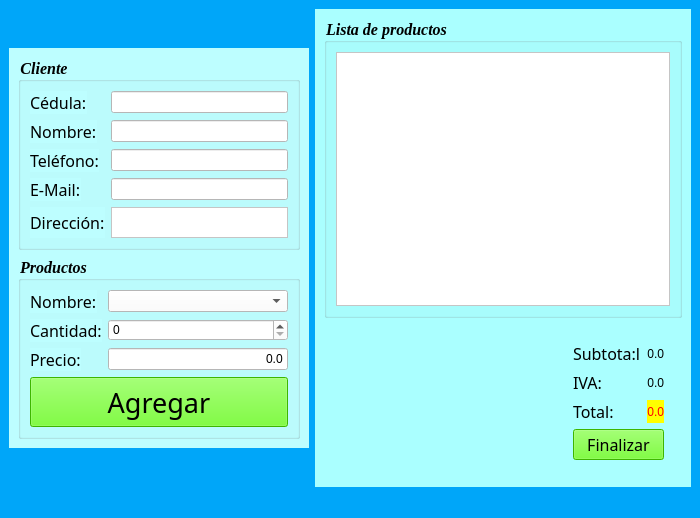
<?xml version="1.0" encoding="UTF-8"?>
<ui version="4.0">
 <class>Tienda</class>
 <widget class="QMainWindow" name="Tienda">
  <property name="geometry">
   <rect>
    <x>0</x>
    <y>0</y>
    <width>700</width>
    <height>518</height>
   </rect>
  </property>
  <property name="windowTitle">
   <string>Tienda</string>
  </property>
  <property name="windowIcon">
   <iconset>
    <normaloff>../../tienda.png</normaloff>../../tienda.png</iconset>
  </property>
  <property name="styleSheet">
   <string notr="true">background-color: rgb(0, 166, 249);</string>
  </property>
  <widget class="QWidget" name="centralwidget">
   <layout class="QHBoxLayout" name="horizontalLayout_3">
    <item>
     <widget class="QWidget" name="widget" native="true">
      <property name="minimumSize">
       <size>
        <width>200</width>
        <height>0</height>
       </size>
      </property>
      <property name="maximumSize">
       <size>
        <width>300</width>
        <height>400</height>
       </size>
      </property>
      <property name="styleSheet">
       <string notr="true">background-color: rgb(189, 254, 255);</string>
      </property>
      <layout class="QVBoxLayout" name="verticalLayout_3">
       <item>
        <widget class="QGroupBox" name="groupBox_2">
         <property name="font">
          <font>
           <family>Times New Roman</family>
           <pointsize>12</pointsize>
           <weight>75</weight>
           <italic>true</italic>
           <bold>true</bold>
          </font>
         </property>
         <property name="title">
          <string>Cliente</string>
         </property>
         <layout class="QFormLayout" name="formLayout_3">
          <item row="0" column="0">
           <widget class="QLabel" name="label_7">
            <property name="font">
             <font>
              <family>Britannic Bold</family>
              <pointsize>12</pointsize>
              <weight>50</weight>
              <bold>false</bold>
             </font>
            </property>
            <property name="text">
             <string>Cédula:</string>
            </property>
           </widget>
          </item>
          <item row="0" column="1">
           <widget class="QLineEdit" name="inCedula">
            <property name="styleSheet">
             <string notr="true">background-color: rgb(255, 255, 255);</string>
            </property>
           </widget>
          </item>
          <item row="1" column="0">
           <widget class="QLabel" name="label_10">
            <property name="font">
             <font>
              <family>Britannic Bold</family>
              <pointsize>12</pointsize>
              <weight>50</weight>
              <bold>false</bold>
             </font>
            </property>
            <property name="text">
             <string>Nombre:</string>
            </property>
           </widget>
          </item>
          <item row="1" column="1">
           <widget class="QLineEdit" name="inNombre">
            <property name="styleSheet">
             <string notr="true">background-color: rgb(255, 255, 255);</string>
            </property>
           </widget>
          </item>
          <item row="2" column="0">
           <widget class="QLabel" name="label_8">
            <property name="font">
             <font>
              <family>Britannic Bold</family>
              <pointsize>12</pointsize>
              <weight>50</weight>
              <bold>false</bold>
             </font>
            </property>
            <property name="text">
             <string>Teléfono:</string>
            </property>
           </widget>
          </item>
          <item row="2" column="1">
           <widget class="QLineEdit" name="inTelefono">
            <property name="styleSheet">
             <string notr="true">background-color: rgb(255, 255, 255);</string>
            </property>
           </widget>
          </item>
          <item row="3" column="0">
           <widget class="QLabel" name="label_9">
            <property name="font">
             <font>
              <family>Britannic Bold</family>
              <pointsize>12</pointsize>
              <weight>50</weight>
              <bold>false</bold>
             </font>
            </property>
            <property name="text">
             <string>E-Mail:</string>
            </property>
           </widget>
          </item>
          <item row="3" column="1">
           <widget class="QLineEdit" name="inEmail">
            <property name="styleSheet">
             <string notr="true">background-color: rgb(255, 255, 255);</string>
            </property>
           </widget>
          </item>
          <item row="4" column="0">
           <widget class="QLabel" name="label_11">
            <property name="font">
             <font>
              <family>Britannic Bold</family>
              <pointsize>12</pointsize>
              <weight>50</weight>
              <bold>false</bold>
             </font>
            </property>
            <property name="text">
             <string>Dirección:</string>
            </property>
           </widget>
          </item>
          <item row="4" column="1">
           <widget class="QTextEdit" name="inDireccion">
            <property name="styleSheet">
             <string notr="true">background-color: rgb(255, 255, 255);</string>
            </property>
           </widget>
          </item>
         </layout>
        </widget>
       </item>
       <item>
        <widget class="QGroupBox" name="groupBox_3">
         <property name="font">
          <font>
           <family>Times New Roman</family>
           <pointsize>12</pointsize>
           <weight>75</weight>
           <italic>true</italic>
           <bold>true</bold>
          </font>
         </property>
         <property name="title">
          <string>Productos</string>
         </property>
         <layout class="QFormLayout" name="formLayout_2">
          <item row="0" column="0">
           <widget class="QLabel" name="label_12">
            <property name="font">
             <font>
              <family>Britannic Bold</family>
              <pointsize>12</pointsize>
              <weight>50</weight>
              <bold>false</bold>
             </font>
            </property>
            <property name="text">
             <string>Nombre:</string>
            </property>
           </widget>
          </item>
          <item row="0" column="1">
           <widget class="QComboBox" name="inProducto">
            <property name="styleSheet">
             <string notr="true">background-color: rgb(255, 255, 255);</string>
            </property>
           </widget>
          </item>
          <item row="1" column="0">
           <widget class="QLabel" name="label_13">
            <property name="font">
             <font>
              <family>Britannic Bold</family>
              <pointsize>12</pointsize>
              <weight>50</weight>
              <bold>false</bold>
             </font>
            </property>
            <property name="text">
             <string>Cantidad:</string>
            </property>
           </widget>
          </item>
          <item row="1" column="1">
           <widget class="QSpinBox" name="inCantidad">
            <property name="styleSheet">
             <string notr="true">background-color: rgb(255, 255, 255);</string>
            </property>
           </widget>
          </item>
          <item row="2" column="0">
           <widget class="QLabel" name="label_14">
            <property name="font">
             <font>
              <family>Britannic Bold</family>
              <pointsize>12</pointsize>
              <weight>50</weight>
              <bold>false</bold>
             </font>
            </property>
            <property name="text">
             <string>Precio:</string>
            </property>
           </widget>
          </item>
          <item row="3" column="0" colspan="2">
           <widget class="QPushButton" name="cmdAgregar">
            <property name="minimumSize">
             <size>
              <width>0</width>
              <height>50</height>
             </size>
            </property>
            <property name="font">
             <font>
              <family>Segoe Print</family>
              <pointsize>20</pointsize>
             </font>
            </property>
            <property name="styleSheet">
             <string notr="true">background-color: rgb(85, 255, 0);</string>
            </property>
            <property name="text">
             <string>Agregar</string>
            </property>
           </widget>
          </item>
          <item row="2" column="1">
           <widget class="QLineEdit" name="outPrecio">
            <property name="styleSheet">
             <string notr="true">background-color: rgb(255, 255, 255);</string>
            </property>
            <property name="text">
             <string>0.0</string>
            </property>
            <property name="alignment">
             <set>Qt::AlignRight|Qt::AlignTrailing|Qt::AlignVCenter</set>
            </property>
            <property name="readOnly">
             <bool>true</bool>
            </property>
           </widget>
          </item>
         </layout>
        </widget>
       </item>
      </layout>
     </widget>
    </item>
    <item>
     <widget class="QWidget" name="widget_2" native="true">
      <property name="styleSheet">
       <string notr="true">background-color: rgb(170, 255, 255);</string>
      </property>
      <layout class="QVBoxLayout" name="verticalLayout_2">
       <item>
        <widget class="QGroupBox" name="groupBox">
         <property name="font">
          <font>
           <family>Times New Roman</family>
           <pointsize>12</pointsize>
           <weight>75</weight>
           <italic>true</italic>
           <bold>true</bold>
          </font>
         </property>
         <property name="title">
          <string>Lista de productos</string>
         </property>
         <layout class="QHBoxLayout" name="horizontalLayout">
          <item>
           <widget class="QTableWidget" name="outDetalle">
            <property name="styleSheet">
             <string notr="true">background-color: rgb(255, 255, 255);</string>
            </property>
           </widget>
          </item>
         </layout>
        </widget>
       </item>
       <item>
        <widget class="QWidget" name="widget_3" native="true">
         <layout class="QHBoxLayout" name="horizontalLayout_2">
          <item>
           <widget class="QWidget" name="widget_5" native="true">
            <layout class="QVBoxLayout" name="verticalLayout">
             <item>
              <spacer name="horizontalSpacer">
               <property name="orientation">
                <enum>Qt::Horizontal</enum>
               </property>
               <property name="sizeHint" stdset="0">
                <size>
                 <width>89</width>
                 <height>20</height>
                </size>
               </property>
              </spacer>
             </item>
            </layout>
           </widget>
          </item>
          <item>
           <widget class="QWidget" name="widget_4" native="true">
            <layout class="QFormLayout" name="formLayout">
             <item row="0" column="0">
              <widget class="QLabel" name="label">
               <property name="font">
                <font>
                 <family>Britannic Bold</family>
                 <pointsize>12</pointsize>
                 <weight>50</weight>
                 <bold>false</bold>
                </font>
               </property>
               <property name="text">
                <string>Subtota:l</string>
               </property>
              </widget>
             </item>
             <item row="0" column="1">
              <widget class="QLabel" name="outSubtotal">
               <property name="text">
                <string>0.0</string>
               </property>
               <property name="alignment">
                <set>Qt::AlignRight|Qt::AlignTrailing|Qt::AlignVCenter</set>
               </property>
              </widget>
             </item>
             <item row="1" column="0">
              <widget class="QLabel" name="label_2">
               <property name="font">
                <font>
                 <family>Britannic Bold</family>
                 <pointsize>12</pointsize>
                 <weight>50</weight>
                 <bold>false</bold>
                </font>
               </property>
               <property name="text">
                <string>IVA:</string>
               </property>
              </widget>
             </item>
             <item row="1" column="1">
              <widget class="QLabel" name="outIVA">
               <property name="text">
                <string>0.0</string>
               </property>
               <property name="alignment">
                <set>Qt::AlignRight|Qt::AlignTrailing|Qt::AlignVCenter</set>
               </property>
              </widget>
             </item>
             <item row="2" column="0">
              <widget class="QLabel" name="label_3">
               <property name="font">
                <font>
                 <family>Britannic Bold</family>
                 <pointsize>12</pointsize>
                 <weight>50</weight>
                 <bold>false</bold>
                </font>
               </property>
               <property name="text">
                <string>Total:</string>
               </property>
              </widget>
             </item>
             <item row="2" column="1">
              <widget class="QLabel" name="outTotal">
               <property name="styleSheet">
                <string notr="true">background-color: rgb(255, 255, 0);
color: rgb(255, 0, 4);</string>
               </property>
               <property name="text">
                <string>0.0</string>
               </property>
               <property name="alignment">
                <set>Qt::AlignRight|Qt::AlignTrailing|Qt::AlignVCenter</set>
               </property>
              </widget>
             </item>
             <item row="3" column="0" colspan="2">
              <widget class="QPushButton" name="cmdFinalizar">
               <property name="font">
                <font>
                 <family>Segoe Print</family>
                 <pointsize>12</pointsize>
                </font>
               </property>
               <property name="styleSheet">
                <string notr="true">background-color: rgb(85, 255, 0);</string>
               </property>
               <property name="text">
                <string>Finalizar</string>
               </property>
              </widget>
             </item>
            </layout>
           </widget>
          </item>
         </layout>
        </widget>
       </item>
      </layout>
     </widget>
    </item>
   </layout>
  </widget>
  <widget class="QMenuBar" name="menubar">
   <property name="geometry">
    <rect>
     <x>0</x>
     <y>0</y>
     <width>700</width>
     <height>21</height>
    </rect>
   </property>
  </widget>
  <widget class="QStatusBar" name="statusbar"/>
 </widget>
 <resources/>
 <connections/>
</ui>
